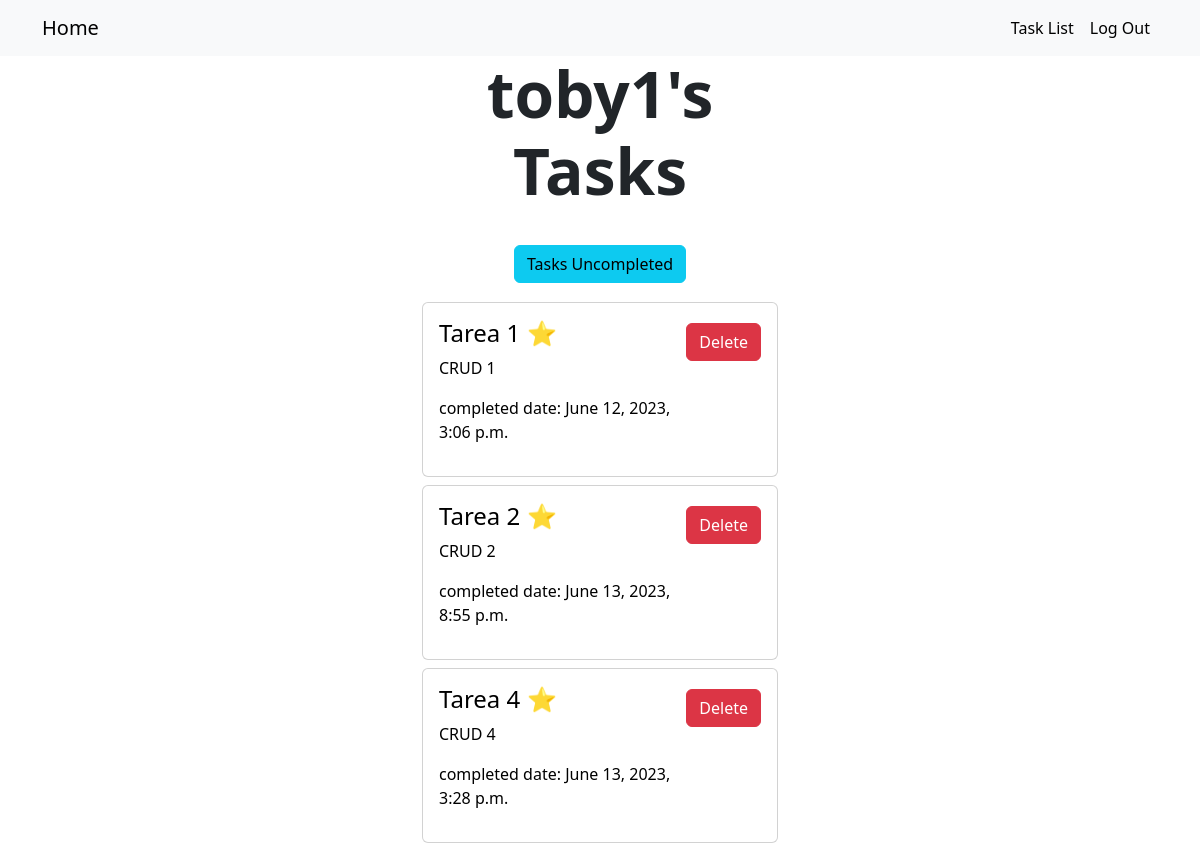
The page /tasks_completed/ (signed in) on the database its author committed.
### task/models.py (models this page shows, shortened)
class Task(models.Model):
    title = models.CharField(max_length=100)
    description = models.TextField(blank=True)
    created = models.DateTimeField(auto_now_add=True)  # Utiliza auto_now_add para la fecha de creación
    datecompleted = models.DateTimeField(null=True)
    important = models.BooleanField(default=False)
    user = models.ForeignKey(User, on_delete=models.CASCADE) # Renombra el campo a "user"

### task/views.py (the view)
# urls.py: path('tasks_completed/', list_task_completed, name='tasks_completed'),
@login_required
def list_task_completed(request):
    tasks = Task.objects.filter(user=request.user, datecompleted__isnull=False)
    user = request.user
    return render(request, 'task/list_task.html', {
        'tasks': tasks,
        'user_name': user,
        'completed': True,
    })

### task/templates/task/list_task.html (shortened to what this page needs)
{% extends 'task/base.html' %}
{% block content %}
    <div class="container">
        <div class="row">
            <div class="col-md-4 offset-md-4">
                <h1 class="display-3 text-center fw-bold">{{ user_name }}'s Tasks</h1>
                <div>
                    <div class="text-center">
                        {% if completed %}
                            <a href="{% url 'tasks_uncompleted' %}" class="display-3 text-center fw-bold"><button class="btn btn-info mt-1">Tasks Uncompleted</button></a>
                        {% else %}
                            <a href="{% url 'create_task' %}" class="display-3 text-center fw-bold"><button class="btn btn-success mt-1">+ Create Task</button></a>
                            <a href="{% url 'tasks_completed' %}" class="display-3 text-center fw-bold"><button class="btn btn-info mt-1">Tasks Completed</button></a>
                        {% endif %}
                    </div>
                    {% for task in tasks %}
                        <div class="card card-body text-black mt-2 d-flex flex-row justify-content-between">
                            <div>
                                {% if task.important %}
                                    <h4>{{ task.title }} ⭐</h4>
                                {% else %}
                                    <h4>{{ task.title }}</h4>
                                {% endif %}
                                <p>{{ task.description }}</p>
                                {% if task.datecompleted %}
                                    <p>completed date: {{ task.datecompleted }}</p>
                                {% endif %}
                            </div>
                            <div>
                                <a href="{% url 'delete_task' task.id %}"><button class="btn btn-danger mt-1">Delete</button></a>
                            </div>
                        </div>
                    {% empty %}
                        <h2 class="display-5 text-center">No tasks yet</h2>
                    {% endfor %}
                </div>
            </div>
        </div>
    </div>
{% endblock %}

### task/static/main.css (style rules this page uses)
body { background: 'black'; color: 'black'; }

### rows shown on the page
Task: title "Tarea 1", description "CRUD 1", datecompleted "June 12, 2023, 3:06 p.m."
Task: title "Tarea 2", description "CRUD 2", datecompleted "June 13, 2023, 8:55 p.m."
Task: title "Tarea 4", description "CRUD 4", datecompleted "June 13, 2023, 3:28 p.m."

### other values the page prints
{{ user_name }} "toby1"
